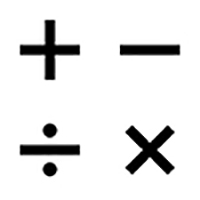
#> input picture HaarCascadeClassifier/sample.jpg, 200 x 200 px
$ python haarcascadeFileImage.py
#> lines starting #> are read from the running program, lines starting #| are printed output that depends on the picture; after the words box and inside, x2 and y2 are one past the last pixel; in counts of white or black regions, pixels touching at a corner belong together
import cv2
import numpy as np

face_cascade = cv2.CascadeClassifier('haarcascade_frontalface_default.xml')
eye_cascade = cv2.CascadeClassifier('haarcascade_eye.xml')
addition_cascade = cv2.CascadeClassifier('haarcascade_addition.xml')
subtraction_cascade = cv2.CascadeClassifier('haarcascade_subtraction.xml')
multiplication_cascade = cv2.CascadeClassifier('haarcascade_multiplication.xml')
division_cascade = cv2.CascadeClassifier('haarcascade_division.xml')

img_bgr = cv2.imread('sample.jpg')
#> img_bgr is the input picture: shape (200, 200, 3); min 0, max 255, mean 231.2
img_gray = cv2.cvtColor(img_bgr, cv2.COLOR_BGR2GRAY)

additons = addition_cascade.detectMultiScale(img_gray, 1.2, 5)
#> additons = [[20, 116, 43, 43]]
for (ax,ay,aw,ah) in additons:
    cv2.rectangle(img_bgr,(ax,ay),(ax+aw,ay+ah),(255,0,0),2)
#> this loop made 1 pass
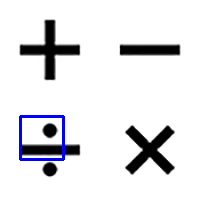
#> img_bgr: shape (200, 200, 3); 1.28% of pixels changed, all inside (x1, y1, x2, y2) = (19, 115, 65, 161)

subtractions = subtraction_cascade.detectMultiScale(img_gray, 1.2, 5)
#> subtractions = [[52, 43, 30, 30], [126, 142, 46, 46], [122, 103, 48, 48], [106, 121, 51, 51], [142, 124, 48, 48], [45, 135, 52, 52], [4, 134, 52, 52]]
for (bx,by,bw,bh) in subtractions:
    cv2.rectangle(img_bgr,(bx,by),(bx+bw,by+bh),(0,255,0),2)
#> this loop made 7 passes
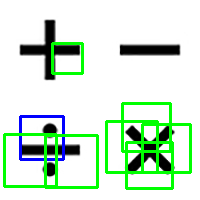
#> img_bgr: shape (200, 200, 3); 9.19% of pixels changed, all inside (x1, y1, x2, y2) = (3, 42, 192, 190)

multiplications = multiplication_cascade.detectMultiScale(img_gray, 1.2, 5)
#> multiplications = [[125, 141, 52, 52], [120, 105, 58, 58]]
for (cx,cy,cw,ch) in multiplications:
    cv2.rectangle(img_bgr,(cx,cy),(cx+cw,cy+ch),(0,0,255),2)
#> this loop made 2 passes
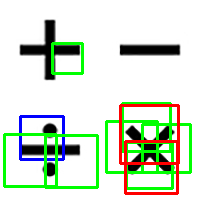
#> img_bgr: shape (200, 200, 3); 3.13% of pixels changed, all inside (x1, y1, x2, y2) = (119, 104, 180, 195)

divisions = division_cascade.detectMultiScale(img_gray, 1.2, 5)
#> divisions = ()
for (dx,dy,dw,dh) in divisions:
    cv2.rectangle(img_bgr,(dx,dy),(dx+dw,dy+dh),(255,255,0),2)
#> this loop made 0 passes


faces = face_cascade.detectMultiScale(img_gray, 1.3, 3)
#> faces = ()
for (x,y,w,h) in faces:
    cv2.rectangle(img_bgr, (x,y),(x+w,y+h),(255,0,0),2)
    roi_gray = img_gray[y:y+h, x:x+w]
    roi_color = img_bgr[y:y+h, x:x+w]
    eyes = eye_cascade.detectMultiScale(roi_gray)
    for (ex,ey,ew,eh) in eyes:
        cv2.rectangle(roi_color, (ex,ey),(ex+ew,ey+eh),(0,255,0),2)

cv2.imshow('detected', img_bgr)
cv2.waitKey(0)
cv2.destroyAllWindows()
